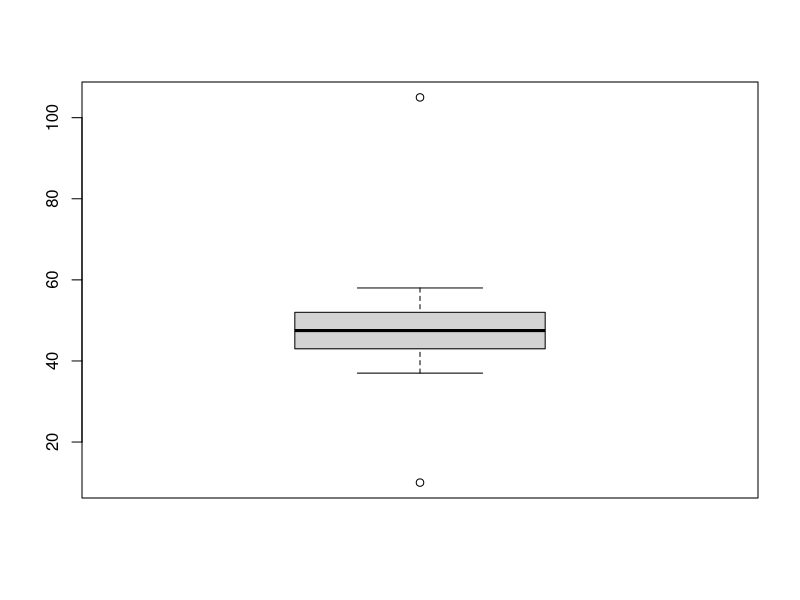

Recreate this plot in R.
# library(zeallot)

# Ponizsze dane przedstawiaja liczbe nowych kont zarejestrowanych w ciagu kolejnych 10 dni

data = c(43,37,50,51,58,105,52,45,45,10)

# a) Oblicz srednia, mediane, kwartyle oraz odchylenie standardowe. 

s = summary(data)

min = min(data)
print("Min: ")
print(min)
q1 = s[2] # pierwszy kwartyl - liczba ponizej której jest 25% wartosci
median(data) #s[3] # drugi kwartyl, mediana - liczba ponizej której jest 50% wartosci
mean(data) #s[4] # srednia
q3 = s[5] # trzeci kwartyl - liczba ponizej której jest 75% wartosci
max(data) # czwarty kwartyl, najwyzsza wartosc - liczba ponizej której jest 100% wartosci

sd(data) # odchylenie standardowe

# Zinterpretuj otrzymane wartosci.

# b) Sprawdz czy sa obecne obserwacje odstajace (zgodnie z regula 1,5*IQR).

boxplot(data) 
# boxplot tworzy wykres skrzynkowy. Brana jest mediana i zakres od pierwszego 
# do trzeciego kwartylu.
iqr = IQR(data)

# wartosc minimalna na wykre

print(iqr)
print(q3-q1)

whisker_left = q1 - 1.5*iqr
whisker_right = q3 + 1.5*iqr

print(whisker_left)
print(whisker_right)

data[data<whisker_left]
data[data>whisker_right]

# c) Usun zidentyfikowane obserwacje odstajace i oblicz ponownie srednia, mediane, kwartyle i odchylenie standardowe.
# Jaki wplyw na wyznaczone statystyki mialy obserwacje odstajace?

data_new = data[data>=whisker_left & data <= whisker_right]
summary(data)
sd(data)
summary(data_new)
sd(data_new)